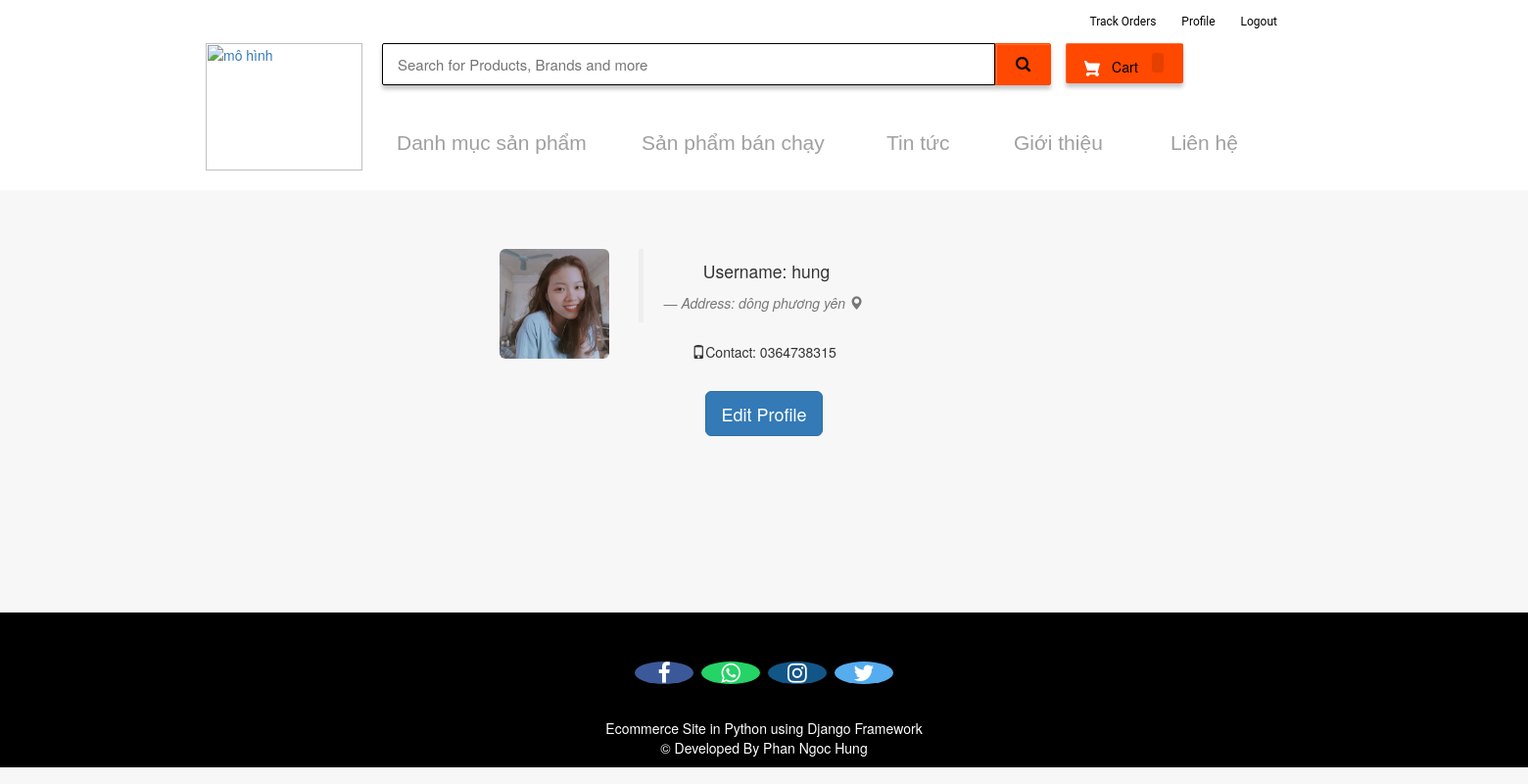
/my-profile (signed in), run on the app's committed database.
### ecom/models.py (models this page shows, shortened)
class Customer(models.Model):
    user=models.OneToOneField(User,on_delete=models.CASCADE)
    profile_pic= models.ImageField(upload_to='profile_pic/CustomerProfilePic/',null=True,blank=True)
    address = models.CharField(max_length=40)
    mobile = models.CharField(max_length=20,null=False)

### ecom/views.py (the view)
# urls.py: path('my-profile', views.my_profile_view,name='my-profile'),
@login_required(login_url='customerlogin')
@user_passes_test(is_customer)
def my_profile_view(request):
    customer = models.Customer.objects.get(user_id=request.user.id)
    return render(request, 'ecom/my_profile.html', {'customer': customer})

### ecom/views.py (called while the page is built)
def is_customer(user):
    return user.groups.filter(name='CUSTOMER').exists()

### templates/ecom/my_profile.html (shortened to what this page needs)
{% extends 'ecom/customer_base.html' %}
{% load static %}
{% block content %}
<br><br><br>
<div style="padding-left:300px;" class="container">
        <div class="col-sm-2 col-md-2">
            <img src="{% static customer.profile_pic.url %}"   alt="profile pic" class="img-rounded img-responsive" />
        </div>
        <div class="col-sm-4 col-md-4">
            <blockquote>
                <p>Username: {{customer.user}}</p> <small><cite title="Source Title">Address: {{customer.address}}  <i class="glyphicon glyphicon-map-marker"></i></cite></small>
            </blockquote>
            <p><i class="glyphicon glyphicon-phone"></i>Contact: {{customer.mobile}}
            </p>
        </div>
</div>
<br>
<div style="text-align: center;">
  <a href="/edit-profile"><button class="btn btn-primary btn-lg" ><span>Edit Profile </span></button></a>
</div>
<br><br><br><br><br><br>
{% endblock content %}

### templates/ecom/customer_base.html (style rules this page uses)
body { background-color: #f7f7f7; }
p { text-align: center; }

### templates/ecom/my_profile.html (style rules this page uses)
body { background-color:#f7f7f7; }

### data on the page
Customer: profile_pic (picture), user "hung", address "dông phương yên", mobile "0364738315"
